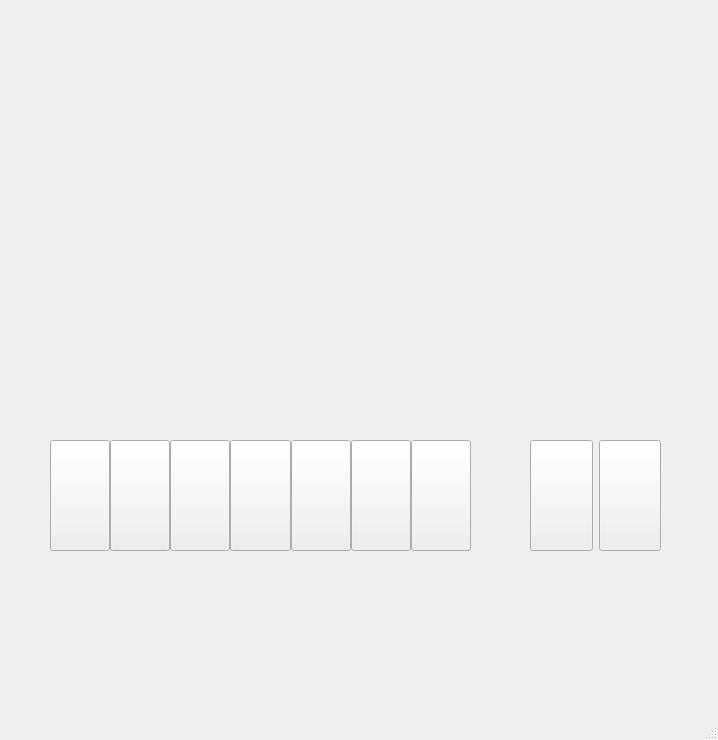
<?xml version="1.0" encoding="UTF-8"?>
<ui version="4.0">
 <class>MainWindow</class>
 <widget class="QMainWindow" name="MainWindow">
  <property name="geometry">
   <rect>
    <x>0</x>
    <y>0</y>
    <width>718</width>
    <height>740</height>
   </rect>
  </property>
  <property name="windowTitle">
   <string>MainWindow</string>
  </property>
  <widget class="QWidget" name="centralwidget">
   <widget class="QWidget" name="horizontalLayoutWidget">
    <property name="geometry">
     <rect>
      <x>40</x>
      <y>430</y>
      <width>441</width>
      <height>131</height>
     </rect>
    </property>
    <layout class="QHBoxLayout" name="horizontalLayout">
     <property name="spacing">
      <number>0</number>
     </property>
     <property name="leftMargin">
      <number>10</number>
     </property>
     <property name="topMargin">
      <number>10</number>
     </property>
     <property name="rightMargin">
      <number>10</number>
     </property>
     <property name="bottomMargin">
      <number>10</number>
     </property>
     <item>
      <widget class="QPushButton" name="pushButton_3">
       <property name="sizePolicy">
        <sizepolicy hsizetype="Minimum" vsizetype="Minimum">
         <horstretch>0</horstretch>
         <verstretch>0</verstretch>
        </sizepolicy>
       </property>
       <property name="text">
        <string/>
       </property>
      </widget>
     </item>
     <item>
      <widget class="QPushButton" name="pushButton_7">
       <property name="sizePolicy">
        <sizepolicy hsizetype="Minimum" vsizetype="Minimum">
         <horstretch>0</horstretch>
         <verstretch>0</verstretch>
        </sizepolicy>
       </property>
       <property name="text">
        <string/>
       </property>
      </widget>
     </item>
     <item>
      <widget class="QPushButton" name="pushButton_6">
       <property name="sizePolicy">
        <sizepolicy hsizetype="Minimum" vsizetype="Minimum">
         <horstretch>0</horstretch>
         <verstretch>0</verstretch>
        </sizepolicy>
       </property>
       <property name="text">
        <string/>
       </property>
      </widget>
     </item>
     <item>
      <widget class="QPushButton" name="pushButton_5">
       <property name="sizePolicy">
        <sizepolicy hsizetype="Minimum" vsizetype="Minimum">
         <horstretch>0</horstretch>
         <verstretch>0</verstretch>
        </sizepolicy>
       </property>
       <property name="text">
        <string/>
       </property>
      </widget>
     </item>
     <item>
      <widget class="QPushButton" name="pushButton_4">
       <property name="sizePolicy">
        <sizepolicy hsizetype="Minimum" vsizetype="Minimum">
         <horstretch>0</horstretch>
         <verstretch>0</verstretch>
        </sizepolicy>
       </property>
       <property name="text">
        <string/>
       </property>
      </widget>
     </item>
     <item>
      <widget class="QPushButton" name="pushButton">
       <property name="sizePolicy">
        <sizepolicy hsizetype="Minimum" vsizetype="Minimum">
         <horstretch>0</horstretch>
         <verstretch>0</verstretch>
        </sizepolicy>
       </property>
       <property name="text">
        <string/>
       </property>
      </widget>
     </item>
     <item>
      <widget class="QPushButton" name="pushButton_2">
       <property name="sizePolicy">
        <sizepolicy hsizetype="Minimum" vsizetype="Minimum">
         <horstretch>0</horstretch>
         <verstretch>0</verstretch>
        </sizepolicy>
       </property>
       <property name="text">
        <string/>
       </property>
      </widget>
     </item>
    </layout>
   </widget>
   <widget class="QWidget" name="horizontalLayoutWidget_2">
    <property name="geometry">
     <rect>
      <x>520</x>
      <y>430</y>
      <width>151</width>
      <height>131</height>
     </rect>
    </property>
    <layout class="QHBoxLayout" name="horizontalLayout_2">
     <property name="leftMargin">
      <number>10</number>
     </property>
     <property name="topMargin">
      <number>10</number>
     </property>
     <property name="rightMargin">
      <number>10</number>
     </property>
     <property name="bottomMargin">
      <number>10</number>
     </property>
     <item>
      <widget class="QPushButton" name="pushButton_8">
       <property name="sizePolicy">
        <sizepolicy hsizetype="Minimum" vsizetype="Minimum">
         <horstretch>0</horstretch>
         <verstretch>0</verstretch>
        </sizepolicy>
       </property>
       <property name="text">
        <string/>
       </property>
      </widget>
     </item>
     <item>
      <widget class="QPushButton" name="pushButton_9">
       <property name="sizePolicy">
        <sizepolicy hsizetype="Minimum" vsizetype="Minimum">
         <horstretch>0</horstretch>
         <verstretch>0</verstretch>
        </sizepolicy>
       </property>
       <property name="text">
        <string/>
       </property>
      </widget>
     </item>
    </layout>
   </widget>
   <widget class="QWidget" name="verticalLayoutWidget">
    <property name="geometry">
     <rect>
      <x>470</x>
      <y>90</y>
      <width>211</width>
      <height>261</height>
     </rect>
    </property>
    <layout class="QVBoxLayout" name="verticalLayout"/>
   </widget>
   <widget class="QWidget" name="verticalLayoutWidget_2">
    <property name="geometry">
     <rect>
      <x>60</x>
      <y>90</y>
      <width>391</width>
      <height>261</height>
     </rect>
    </property>
    <layout class="QVBoxLayout" name="verticalLayout_2"/>
   </widget>
  </widget>
  <widget class="QMenuBar" name="menubar">
   <property name="geometry">
    <rect>
     <x>0</x>
     <y>0</y>
     <width>718</width>
     <height>26</height>
    </rect>
   </property>
  </widget>
  <widget class="QStatusBar" name="statusbar"/>
 </widget>
 <resources/>
 <connections/>
</ui>
